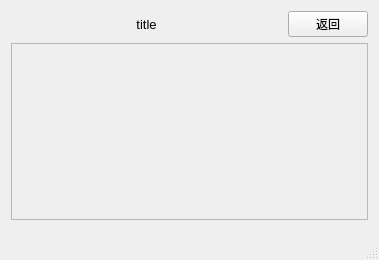
<?xml version="1.0" encoding="UTF-8"?>
<ui version="4.0">
 <class>MianWin</class>
 <widget class="QMainWindow" name="MianWin">
  <property name="geometry">
   <rect>
    <x>0</x>
    <y>0</y>
    <width>379</width>
    <height>260</height>
   </rect>
  </property>
  <property name="windowTitle">
   <string>MianWin</string>
  </property>
  <widget class="QWidget" name="centralWidget">
   <layout class="QVBoxLayout" name="verticalLayout">
    <item>
     <layout class="QHBoxLayout" name="horizontalLayout">
      <item>
       <widget class="QLabel" name="title">
        <property name="font">
         <font>
          <pointsize>10</pointsize>
         </font>
        </property>
        <property name="text">
         <string>title</string>
        </property>
        <property name="alignment">
         <set>Qt::AlignCenter</set>
        </property>
       </widget>
      </item>
      <item>
       <widget class="QPushButton" name="returnButton">
        <property name="sizePolicy">
         <sizepolicy hsizetype="Fixed" vsizetype="Minimum">
          <horstretch>0</horstretch>
          <verstretch>0</verstretch>
         </sizepolicy>
        </property>
        <property name="styleSheet">
         <string notr="true"/>
        </property>
        <property name="text">
         <string>返回</string>
        </property>
       </widget>
      </item>
     </layout>
    </item>
    <item>
     <widget class="QScrollArea" name="scrollArea">
      <property name="widgetResizable">
       <bool>true</bool>
      </property>
      <widget class="QWidget" name="scrollAreaWidgetContents">
       <property name="geometry">
        <rect>
         <x>0</x>
         <y>0</y>
         <width>355</width>
         <height>162</height>
        </rect>
       </property>
      </widget>
     </widget>
    </item>
   </layout>
  </widget>
  <widget class="QStatusBar" name="statusBar">
   <property name="font">
    <font>
     <pointsize>15</pointsize>
    </font>
   </property>
  </widget>
  <action name="setting">
   <property name="text">
    <string>设置</string>
   </property>
   <property name="font">
    <font>
     <pointsize>15</pointsize>
    </font>
   </property>
  </action>
  <action name="clean">
   <property name="text">
    <string>清洗</string>
   </property>
  </action>
  <action name="query">
   <property name="text">
    <string>查询</string>
   </property>
  </action>
  <action name="test">
   <property name="text">
    <string>测试</string>
   </property>
  </action>
  <action name="calibration">
   <property name="text">
    <string>校准</string>
   </property>
  </action>
  <action name="timeSettings">
   <property name="text">
    <string>时间设置</string>
   </property>
  </action>
  <action name="brightnessAction">
   <property name="text">
    <string>亮度设置</string>
   </property>
  </action>
  <action name="actionoilFormat">
   <property name="text">
    <string>oilFormat</string>
   </property>
  </action>
  <action name="action">
   <property name="text">
    <string>油品规格</string>
   </property>
  </action>
 </widget>
 <layoutdefault spacing="6" margin="11"/>
 <resources/>
 <connections/>
</ui>
